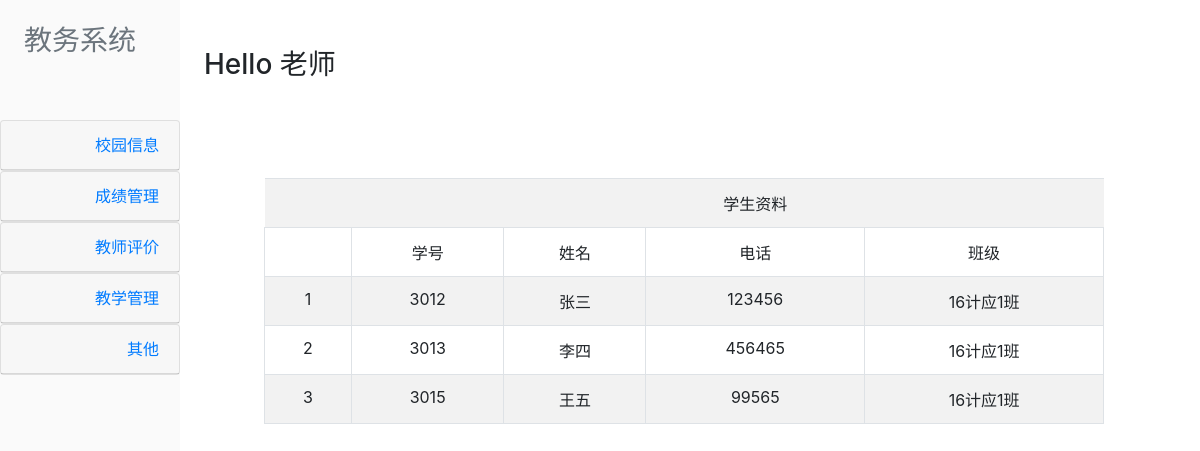
/Tea.php, run on the app's committed database.
### tables this page shows
CREATE TABLE IF NOT EXISTS `stuinfo` (
  `snum` int(11) DEFAULT NULL,
  `sname` varchar(50) DEFAULT NULL,
  `ssex` varchar(10) DEFAULT NULL,
  `sage` int(11) DEFAULT NULL,
  `spho` int(11) DEFAULT NULL,
  `scla` varchar(50) DEFAULT NULL,
  `sadd` varchar(50) DEFAULT NULL
);

### Tea.php (the view, shortened to what this page needs)
<html>
<head>
    <link rel="stylesheet" href="css/bootstrap.min.css">
</head>
<body>
<div id="leftContent">
    <div id="head"><h3>教务系统</h3></div>
    <div id="accordion">
        <div class="card">
            <div align="right" class="card-header">
                <a class="card-link ui-front" data-toggle="collapse" href="#collapseOne">
                    校园信息
                </a>
            </div>
        </div>
        <div class="card">
            <div align="right" class="card-header">
                <a  class="collapsed card-link" data-toggle="collapse" href="#collapseTwo">
                    成绩管理
                </a>
            </div>
        </div>
        <div class="card">
            <div align="right" class="card-header">
                <a class="collapsed card-link" data-toggle="collapse" href="#collapseThree">
                    教师评价
                </a>
            </div>
        </div>
        <div class="card">
            <div align="right" class="card-header">
                <a class="collapsed card-link" data-toggle="collapse" href="#collapseFour">
                    教学管理
                </a>
            </div>
        </div>
        <div class="card">
            <div align="right" class="card-header">
                <a class="collapsed card-link" data-toggle="collapse" href="#collapseFive">
                    其他
                </a>
            </div>
        </div>
    </div>
</div>
<div id="rightContent">
    <div id="welcome"><h3>Hello 老师</h3></div>
    <div id="table">
        <?php
        require_once "conn.php";
        $i=0;
        $sql1="SELECT snum ,sname,spho,scla FROM stuinfo";
        $result=mysqli_query($link,$sql1);
        if ($result->num_rows > 0) {
            echo "<table align='center' class='table table-striped 'id='timetable'>";
            echo "<tr align='center'><td></td><td></td><td></td><td>学生资料</td><td></td></tr>";
            echo "<tr align='center' class='table-bordered'><td>&nbsp;</td><td>学号</td><td>姓名</td><td>电话</td><td>班级</td></tr>";
            while ($row = $result->fetch_assoc()) {
                $i++;
                echo "<tr align='center' class='table-bordered'><td>$i</td> <td> " . $row["snum"] . "</td><td>" . $row["sname"]. "</td><td> " . $row["spho"]. " </td><td>" . $row["scla"] . "</td><br>";
            }
        }
        echo "</table>";
        ?>
    </div>
</div>
</body>
</html>

### Tea.php (style rules this page uses)
#leftContent { height: 100vh; width: 15vw; background: #fafafa; font-style: initial; float: left; }
#head { height: 15vh; width: 15vw; padding: 3vh; color: #6c757d; }
#rightContent { height: 100vh; width: 82vw; padding-top: 6vh; padding-left: 17vw; }
#timetable { margin-top: -5vh; }
#table { margin-top: 8vh; margin-left: 5vw; width: 70vw; }

### data on the page
stuinfo: snum "3012", sname "张三", spho "123456", scla "16计应1班"
stuinfo: snum "3013", sname "李四", spho "456465", scla "16计应1班"
stuinfo: snum "3015", sname "王五", spho "99565", scla "16计应1班"
